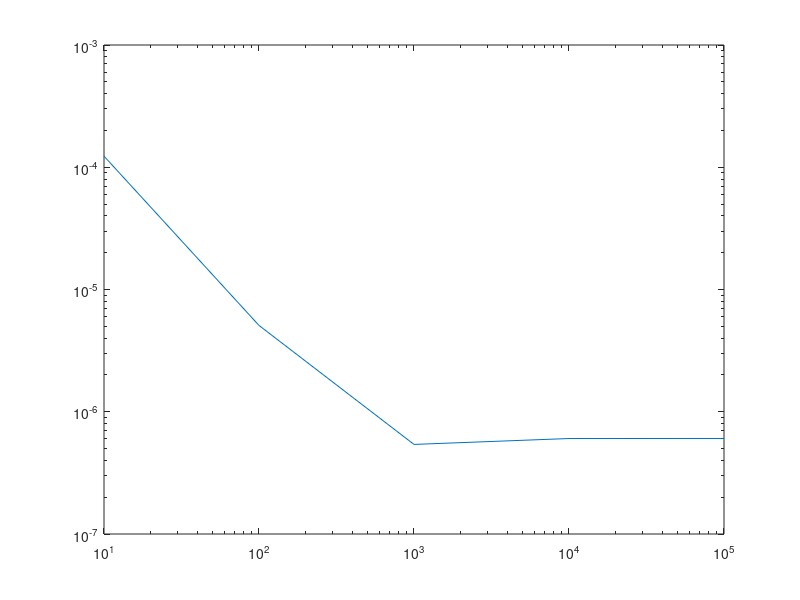

MATLAB code to generate this figure:
close all
clear
clc

f = @(x) x.*exp(-x).*cos(2*x);
a = 0;
b = 2*pi;
times = 5;
val_esatto = -0.122122;

for j=1:times
    m = 10^j;
    x = linspace(a,b,m+1);
    H = (b-a)/m;
    i =1:m;
    fx0 = f(x(1));
    sum_1 = 2*sum(f(x(i)));
    sum_2 = 4*sum(f((x(i)+x(i+1))/2));
    fxm = f(x(m));
    ris_CS = H/6*(fx0 + sum_1 + sum_2 + fxm);
    err(j) = abs(val_esatto-ris_CS);
end

loglog(10.^[1:j],err);
ris_CS
